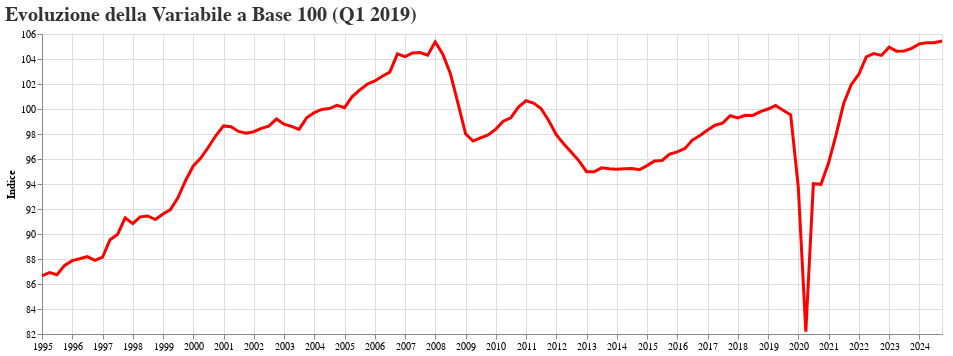

Write notebook code for a chart like this one.
### Code cell
chart = alt.Chart(df1).mark_line(
    color='#FF0000',    strokeWidth=3
).encode(
    x=alt.X('period:T', title=None, axis=alt.Axis(labelFlush=False)),
    y=alt.Y('base100_2019:Q', title='Indice', scale=alt.Scale(zero=False)),  # <-- scala automatica
    tooltip=['period:T', 'base100_2019:Q']
).properties(    width=900,    height=300,
    title='Evoluzione della Variabile a Base 100 (Q1 2019)'
).configure_title(    font='Helvetica Neue',    fontSize=20,    anchor='start',    color='#333')
chart
